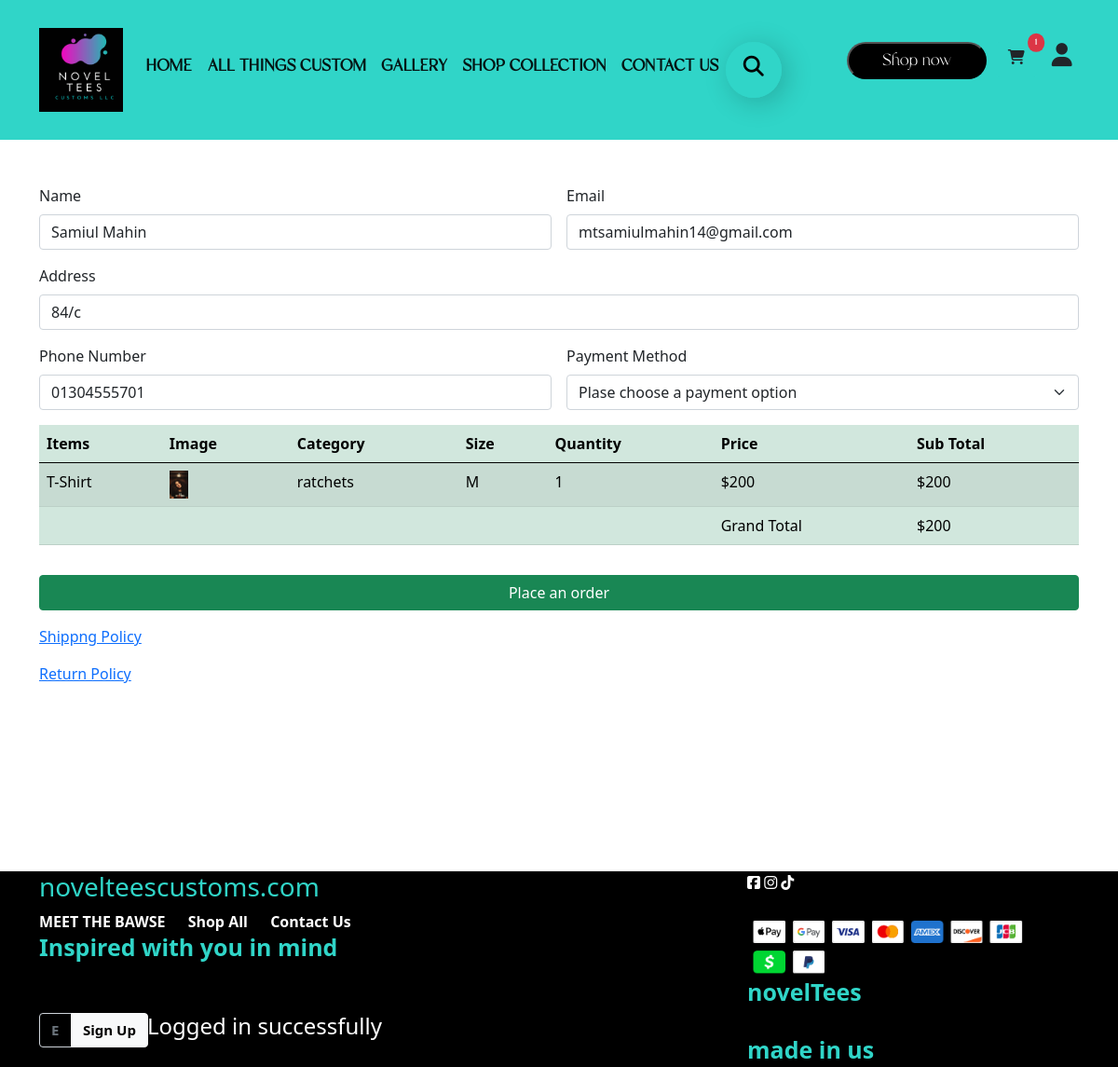
/checkout.php (signed in), run on the app's committed database.
### tables this page shows
CREATE TABLE `customer` (
  `id` int(255) NOT NULL,
  `name` varchar(255) NOT NULL,
  `email` varchar(255) NOT NULL,
  `address` varchar(255) NOT NULL,
  `number` varchar(22) NOT NULL,
  `username` varchar(255) NOT NULL,
  `password` varchar(255) NOT NULL,
  `token` varchar(100) NOT NULL
);

CREATE TABLE `cart` (
  `id` int(11) NOT NULL,
  `customer_id` int(11) NOT NULL,
  `p_id` int(100) NOT NULL,
  `items` varchar(100) NOT NULL,
  `image` varchar(255) NOT NULL,
  `quantity` int(255) NOT NULL,
  `price` int(255) NOT NULL,
  `type` varchar(100) NOT NULL,
  `size` varchar(100) NOT NULL
);

### checkout.php (the view, shortened to what this page needs)
<?php
if(!isset($_SESSION ['user_id'])){
  $_SESSION['auth_status']= "You have to login first";
  header("Location: ./log_in.php");
}else{
include 'header.php';
include 'navbar.php';
$user_id=  $_SESSION ['user_id'];
?>
<?php
$conn = mysqli_connect('localhost','root','','noveltees');
?>
<!DOCTYPE html>
<html lang="en">
<head>
    <link rel="stylesheet" href="style.css">
</head>
<body>
    <div class="container mt-5">
        <?php
         $sql ="SELECT id,name,email,address,number from customer  where id='$user_id'";
         $data = mysqli_query($conn, $sql);
         $check_result= mysqli_num_rows($data)> 0;
         if($check_result){
           while( $rows = mysqli_fetch_array( $data ) )
           { ?>
    <form class="row g-3" action="config/code_checkout.php" method="POST">
  <div class="col-md-6">
    <label for="inputEmail4" class="form-label">Name</label>
    <input type="text" name="name" value="<?php echo $rows ['name']?>" class="form-control" id="inputEmail4">
  </div>
  <div class="col-md-6">
    <label for="inputPassword4" class="form-label">Email</label>
    <input type="email" name="email" value="<?php echo $rows ['email']?>" class="form-control" id="inputPassword4">
  </div>
  <div class="col-12">
    <label for="inputAddress" class="form-label">Address</label>
    <input type="text" name="address" class="form-control" id="inputAddress" value="<?php echo $rows ['address']?>">
  </div>
  <div class="col-md-6">
    <label for="inputCity" class="form-label">Phone Number</label>
    <input type="text" name="number" class="form-control" value="<?php echo $rows ['number']?>" id="inputCity">
  </div>
  <div class="col-md-6">
  <label for="inputCity" class="form-label">Payment Method</label>
  <select  name ="payment"class="form-select" aria-label="Default select example" required>
  <option selected disabled value="" >Plase choose a payment option</option>
</select>
</div>
  <?php
}}else{
            }
              ?>
  <div class="table-responsive">
    <table class="table table-success table-striped">
      <thead>
        <tr>
          <th scope="col">Items</th>
          <th scope="col">Image</th>
          <th scope="col">Category</th>
          <th scope="col">Size</th>
          <th scope="col">Quantity</th>
          <th scope="col">Price</th>
          <th scope="col">Sub Total</th>
        </tr>
      </thead>
      <tbody>
        <tr>
          <?php
            $sql ="SELECT * from cart where customer_id='$user_id'";
            $data = mysqli_query($conn, $sql);
            $check_result= mysqli_num_rows($data)> 0;
            if($check_result){
              while( $rows = mysqli_fetch_array( $data ) )
              {
          ?>
          <td><?php echo $rows ['items']?></td>
          <td><img style="width:20px;" src="Admin/novel-tees_admin/imeges/<?php echo $rows ['image']?>"></td>
          <td><?php echo $rows ['type']?></td>
          <td><?php echo $rows ['size']?></td>
          <td><?php echo $rows ['quantity']?> </td>
          <td>$<?php echo $rows ['price']?></td>
          <td>$<?php echo $sub_total=($rows ['price']*$rows ['quantity']);
               ?>
          </td>
        </tr>
           <?php (int)$grand_total  += (int)$sub_total;?>
          <?php
            }}else{
              ?>
              <div style="font-weight:bold;color:black;"class="alert alert-success" role="alert"><h4>"Cart is now empty" </h4></div>
            <?php
          }
          ?>
                 <tr >
                    <td colspan="5"></td>
                    <td colspan="">Grand Total</td>
                    <td >$<?php echo number_format( $grand_total)?></td>
                  </tr>
  </tbody>
</table>
        </div>
           <div class="col-12 d-grid">
    <input name="submit" type="submit" class="btn btn-success" value="Place an order" >
  </div>
  <a href="">Shippng Policy</a>
  <a href="">Return Policy</a>
        </form>
    </div>
    <div  style="margin-top:200px;">
<?php include 'footer.php' ?>
<?php }?>
</body>
</html>

### navbar.php (style rules this page uses)
* { margin: 0; padding: 0; box-sizing: border-box; }

### data on the page
customer: name "Samiul Mahin", email "mtsamiulmahin14@gmail.com", address "84/c", number "01304555701"
cart: items "T-Shirt", image (picture), type "ratchets", size "M", quantity "1", price "200", $sub_total=($rows['price']*$rows['quantity']) "200"

### other printed values
$row_count "1"
$grand_total "200"
$_SESSION['status'] "Logged in successfully"
